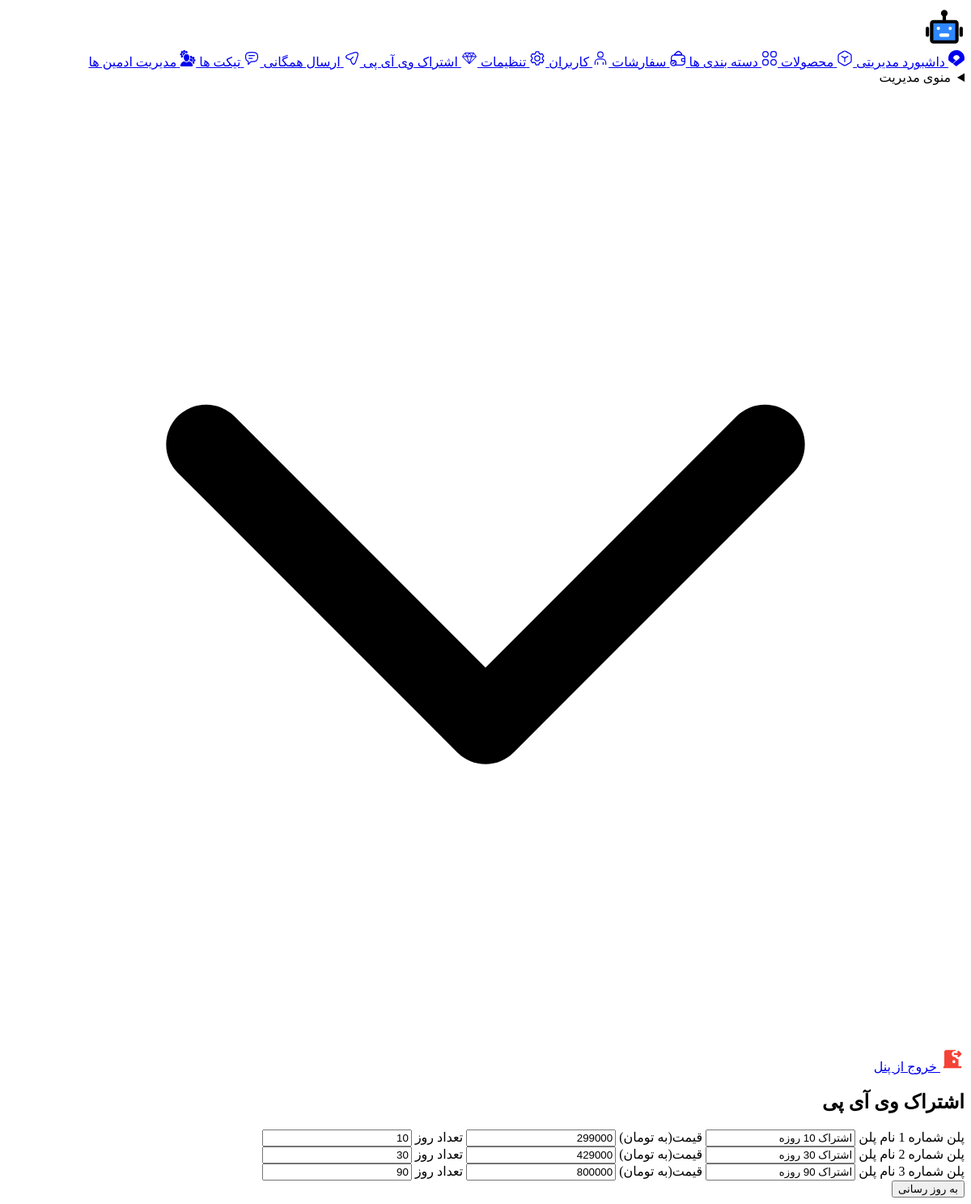
Screenshot of /admin-panel/plans.php (signed in) with the database file from the repository.
### tables this page shows
CREATE TABLE IF NOT EXISTS `sp_vip_plans` (
  `id` int NOT NULL AUTO_INCREMENT,
  `name` varchar(50) NOT NULL,
  `price` int NOT NULL,
  `days` int NOT NULL,
  PRIMARY KEY (`id`)
);

### admin-panel/src/func.php (called while the page is built, shortened)
<?php
function list_plans()
{
    global $db, $plans;
    $sql = "select * from sp_vip_plans";
    $plans = $db->query($sql)->fetchAll();
}

### admin-panel/src/plans.php (the view, shortened to what this page needs)
<?php
list_plans();
?>
<div class="overflow-auto h-screen pb-24 pt-2 pr-2 pl-2 md:pt-0 md:pr-0 md:pl-0">
    <div class="flex flex-col flex-wrap sm:flex-row ">
        <div class="container mx-auto px-4 sm:px-8 max-w-8xl">
            <div class="py-8">
                <div class="flex flex-row mb-1 sm:mb-0 justify-between w-full">
                    <h2 class="text-2xl leading-tight">
                    <?=$title?>
                    </h2>
                </div>
                <div class="-mx-4 sm:-mx-8 px-4 sm:px-8 py-4 overflow-x-auto">
                    <div class="inline-block min-w-full shadow rounded-lg overflow-hidden">
                        <table class="min-w-full leading-normal">
                            <tbody>
                                <div class="bg-white rounded-lg shadow min-w-full sm:overflow-hidden">
                                    <div class="px-4 py-8 sm:px-10">
                                        <form method="POST" action="">
                                            <div class="mt-6">
                                                <div class="w-full space-y-10">
                                                    <div class="w-full">
                                                        <?php $i=1; foreach ($plans as $plan) { ?>
                                                            <div class="relative mb-10 border-b-2 border-indigo-500 pb-10">
                                                                <label for="name" class="text-gray-700 block py-2 text-lg">
                                                                    <?=' پلن شماره '. $i;?>
                                                                </label>
                                                                <label for="name[]" class="text-gray-700 block py-2">نام پلن</label>
                                                                <input type="text" name="name[]" class=" rounded-lg border-transparent flex-1 appearance-none border border-gray-300 w-full py-2 px-4 bg-white text-gray-700 placeholder-gray-400 shadow-sm text-base focus:outline-none focus:ring-2 focus:ring-purple-600 focus:border-transparent" value="<?= $plan['name']; ?>" />
                                                                <label for="price[]" class="text-gray-700 block py-2">قیمت(به تومان)</label>
                                                                <input type="text" name="price[]" class=" rounded-lg border-transparent flex-1 appearance-none border border-gray-300 w-full py-2 px-4 bg-white text-gray-700 placeholder-gray-400 shadow-sm text-base focus:outline-none focus:ring-2 focus:ring-purple-600 focus:border-transparent" value="<?= $plan['price']; ?>" />
                                                                <label for="day[]" class="text-gray-700 block py-2">تعداد روز </label>
                                                                <input type="text" name="day[]" class=" rounded-lg border-transparent flex-1 appearance-none border border-gray-300 w-full py-2 px-4 bg-white text-gray-700 placeholder-gray-400 shadow-sm text-base focus:outline-none focus:ring-2 focus:ring-purple-600 focus:border-transparent" value="<?= $plan['days']; ?>" />
                                                            </div>
                                                        <?php $i++;} ?>
                                                    </div>
                                                </div>
                                            </div>
                                    </div>
                                </div>
                                <button type="submit" name="plan_update" class="min-w-max fixed bottom-5 left-10 py-2 px-4  bg-indigo-600 hover:bg-indigo-700 focus:ring-indigo-500 focus:ring-offset-indigo-200 text-white w-1/5 transition ease-in duration-200 text-center text-base font-semibold shadow-md focus:outline-none focus:ring-2 focus:ring-offset-2  rounded-lg ">
                                    به روز رسانی
                                </button>
                            </tbody>
                        </table>
                    </div>
                </div>
            </div>
        </div>
    </div>
</div>

### admin-panel/src/head.php (shortened to what this page needs)
<?php
if (isset($_SESSION['username'])) { ?>
<!DOCTYPE html>
<html lang="fa">
<head>
    <link rel="stylesheet" href="style.css">
</head>
<?php
include 'db.php';
include 'func.php';
?>
<?php
} else {
    header('Location: login.php');
}
?>

### admin-panel/plans.php
<?php
$title = 'اشتراک وی آی پی';
include 'src/head.php'; ?>
<body dir="rtl" class="bg-gray-100 dark:bg-gray-800 rounded-2xl h-screen overflow-hidden relative font-body">
    <div class="flex items-start justify-between">
        <?php include 'src/nav.php'; ?>
        <div class="flex flex-col w-full pl-0 md:p-4 md:space-y-4">
            <?php include 'src/header.php'; ?>
            <?php include 'src/plans.php'; ?>
        </div>
    </div>
<?php include 'src/footer.php'; ?>

### admin-panel/src/nav.php (shortened to what this page needs)
<?php
$dashboard = 'داشبورد مدیریتی';
$categories = 'دسته بندی ها';
$users = 'کاربران';
$setting = 'تنظیمات';
$plan = 'اشتراک وی آی پی';
$product = 'محصولات';
$sendtoall = 'ارسال همگانی';
$orders = 'سفارشات';
$tickets = 'تیکت ها';
$admins = 'مدیریت ادمین ها';
?>
<div class="h-screen hidden lg:block my-4 mr-4 shadow-lg relative w-80">
    <div class="bg-white h-full rounded-2xl dark:bg-gray-700 overflow-y-auto">
        <div class="flex items-center justify-center pt-6">
        </div>
        <nav class="mt-6">
            <div>
                <a class="<?php if ($title == $dashboard) {
                                echo "w-full font-thin text-blue-500 flex items-center p-4 my-2 transition-colors duration-200 justify-start bg-gradient-to-l from-white to-blue-100 border-l-4 border-blue-500 dark:from-gray-700 dark:to-gray-800 border-l-4 border-blue-500";
                            } else {
                                echo "w-full font-thin text-gray-500 dark:text-gray-200 flex items-center p-4 my-2 transition-colors duration-200 justify-start hover:text-blue-500";
                            } ?>" href="./index.php">
                    <span class="text-left">
                    </span>
                    <span class="mx-4  font-normal text-lg">
                        <?= $dashboard ?>
                    </span>
                </a>
                <a class="<?php if ($title == $product) {
                                echo "w-full font-thin text-blue-500 flex items-center p-4 my-2 transition-colors duration-200 justify-start bg-gradient-to-l from-white to-blue-100 border-l-4 border-blue-500 dark:from-gray-700 dark:to-gray-800 border-l-4 border-blue-500";
                            } else {
                                echo "w-full font-thin text-gray-500 dark:text-gray-200 flex items-center p-4 my-2 transition-colors duration-200 justify-start hover:text-blue-500";
                            } ?>" href="./products.php">
                    <span class="text-left">
                    </span>
                    <span class="mx-4 text-sm font-normal">
                    <?= $product ?>
                    </span>
                </a>
                <a class="<?php if ($title == $categories) {
                                echo "w-full font-thin text-blue-500 flex items-center p-4 my-2 transition-colors duration-200 justify-start bg-gradient-to-l from-white to-blue-100 border-l-4 border-blue-500 dark:from-gray-700 dark:to-gray-800 border-l-4 border-blue-500";
                            } else {
                                echo "w-full font-thin text-gray-500 dark:text-gray-200 flex items-center p-4 my-2 transition-colors duration-200 justify-start hover:text-blue-500";
                            } ?>" href="./categories.php">
                    <span class="text-left">
                    </span>
                    <span class="mx-4 text-sm font-normal">
                        <?= $categories ?>
                    </span>
                </a>
                <a class="<?php if ($title == $orders) {
                                echo "w-full font-thin text-blue-500 flex items-center p-4 my-2 transition-colors duration-200 justify-start bg-gradient-to-l from-white to-blue-100 border-l-4 border-blue-500 dark:from-gray-700 dark:to-gray-800 border-l-4 border-blue-500";
                            } else {
                                echo "w-full font-thin text-gray-500 dark:text-gray-200 flex items-center p-4 my-2 transition-colors duration-200 justify-start hover:text-blue-500";
                            } ?>" href="./orders.php">
                    <span class="text-left">
                    </span>
                    <span class="mx-4 text-sm font-normal">
                        <?= $orders ?>
                    </span>
                </a>
                <a class="<?php if ($title == $users) {
                                echo "w-full font-thin text-blue-500 flex items-center p-4 my-2 transition-colors duration-200 justify-start bg-gradient-to-l from-white to-blue-100 border-l-4 border-blue-500 dark:from-gray-700 dark:to-gray-800 border-l-4 border-blue-500";
                            } else {
                                echo "w-full font-thin text-gray-500 dark:text-gray-200 flex items-center p-4 my-2 transition-colors duration-200 justify-start hover:text-blue-500";
                            } ?>" href="./users.php">
                    <span class="text-left">
                    </span>
                    <span class="mx-4 text-sm font-normal">
                    <?= $users ?>
                    </span>
                </a>
                <a class="<?php if ($title == $setting) {
                                echo "w-full font-thin text-blue-500 flex items-center p-4 my-2 transition-colors duration-200 justify-start bg-gradient-to-l from-white to-blue-100 border-l-4 border-blue-500 dark:from-gray-700 dark:to-gray-800 border-l-4 border-blue-500";
                            } else {
                                echo "w-full font-thin text-gray-500 dark:text-gray-200 flex items-center p-4 my-2 transition-colors duration-200 justify-start hover:text-blue-500";
                            } ?>" href="./setting.php">
                    <span class="text-left">
                    </span>
                    <span class="mx-4 text-sm font-normal">
                    <?= $setting ?>
                    </span>
                </a>
                <a class="<?php if ($title == $plan) {
                                echo "w-full font-thin text-blue-500 flex items-center p-4 my-2 transition-colors duration-200 justify-start bg-gradient-to-l from-white to-blue-100 border-l-4 border-blue-500 dark:from-gray-700 dark:to-gray-800 border-l-4 border-blue-500";
                            } else {
                                echo "w-full font-thin text-gray-500 dark:text-gray-200 flex items-center p-4 my-2 transition-colors duration-200 justify-start hover:text-blue-500";
                            } ?>" href="./plans.php">
                    <span class="text-left">
                    </span>
                    <span class="mx-4 text-sm font-normal">
                    <?= $plan ?>
                    </span>
                </a>
                <a class="<?php if ($title == $sendtoall) {
                                echo "w-full font-thin text-blue-500 flex items-center p-4 my-2 transition-colors duration-200 justify-start bg-gradient-to-l from-white to-blue-100 border-l-4 border-blue-500 dark:from-gray-700 dark:to-gray-800 border-l-4 border-blue-500";
                            } else {
                                echo "w-full font-thin text-gray-500 dark:text-gray-200 flex items-center p-4 my-2 transition-colors duration-200 justify-start hover:text-blue-500";
                            } ?>" href="./sta.php">
                    <span class="text-left">
                    </span>
                    <span class="mx-4 text-sm font-normal">
                    <?= $sendtoall ?>
                    </span>
                </a>
                <a class="<?php if ($title == $tickets) {
                                echo "w-full font-thin text-blue-500 flex items-center p-4 my-2 transition-colors duration-200 justify-start bg-gradient-to-l from-white to-blue-100 border-l-4 border-blue-500 dark:from-gray-700 dark:to-gray-800 border-l-4 border-blue-500";
                            } else {
                                echo "w-full font-thin text-gray-500 dark:text-gray-200 flex items-center p-4 my-2 transition-colors duration-200 justify-start hover:text-blue-500";
                            } ?>" href="./tickets.php">
                    <span class="text-left">
                    </span>
                    <span class="mx-4 text-sm font-normal">
                    <?= $tickets ?>
                    </span>
                </a>
                <a class="<?php if ($title == $admins) {
                                echo "w-full font-thin text-blue-500 flex items-center p-4 my-2 transition-colors duration-200 justify-start bg-gradient-to-l from-white to-blue-100 border-l-4 border-blue-500 dark:from-gray-700 dark:to-gray-800 border-l-4 border-blue-500";
                            } else {
                                echo "w-full font-thin text-gray-500 dark:text-gray-200 flex items-center p-4 my-2 transition-colors duration-200 justify-start hover:text-blue-500";
                            } ?>" href="./admins.php">
                    <span class="text-left">
 </span>
                    <span class="mx-4 text-sm font-normal">
                    <?= $admins ?>
                    </span>
                </a>
            </div>
        </nav>
    </div>
</div>

### admin-panel/src/header.php (shortened to what this page needs)
    <header class="w-full shadow-lg bg-white dark:bg-gray-700 items-center h-16 rounded-2xl z-40">
        <div class="relative z-20 flex flex-col justify-center h-full px-3 mx-auto flex-center">
            <div class="relative items-center pl-1 flex w-full lg:max-w-68 sm:pr-2 sm:ml-0">
                <div class="container relative left-0 z-50 flex w-3/4 h-auto h-full">
                    <div class="relative flex items-center w-full lg:w-64 h-full group">
                    <details class="dropdown">
    <summary role="button">
      <a class="button">
      منوی مدیریت
      <svg class="w-4 h-4 mr-2 inline-block" aria-hidden="true" fill="none" stroke="currentColor" viewBox="0 0 24 24" xmlns="http://www.w3.org/2000/svg"><path stroke-linecap="round" stroke-linejoin="round" stroke-width="2" d="M19 9l-7 7-7-7"></path></svg>
      </a>
    </summary>
</details>
                    </div>
                </div>
                <div class="relative p-1 flex items-center justify-end w-1/4 ml-5 mr-4 sm:mr-0 sm:right-auto">
                    <a class="text-gray-600 dark:text-gray-300 hover:text-gray-800 dark:hover:text-gray-100 transition-colors duration-200 flex items-center py-2"
                        href="?logout">
                        <span class="mx-4 min-w-max	">
                            خروج از پنل
                        </span>
                    </a>
                </div>
            </div>
        </div>
    </header>

### admin-panel/src/footer.php (shortened to what this page needs)
</html>

### rows the page displays
sp_vip_plans: name "اشتراک 10 روزه", price "299000", days "10"
sp_vip_plans: name "اشتراک 30 روزه", price "429000", days "30"
sp_vip_plans: name "اشتراک 90 روزه", price "800000", days "90"

### other values shown
$dashboard "داشبورد مدیریتی"
$product "محصولات"
$categories "دسته بندی ها"
$orders "سفارشات"
$users "کاربران"
$setting "تنظیمات"
$plan "اشتراک وی آی پی"
$sendtoall "ارسال همگانی"
$tickets "تیکت ها"
$admins "مدیریت ادمین ها"
$title "اشتراک وی آی پی"
